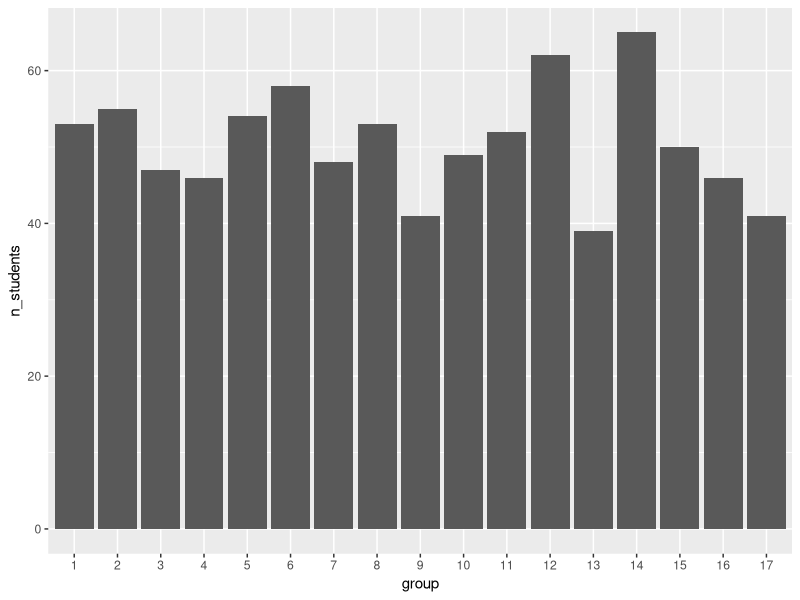
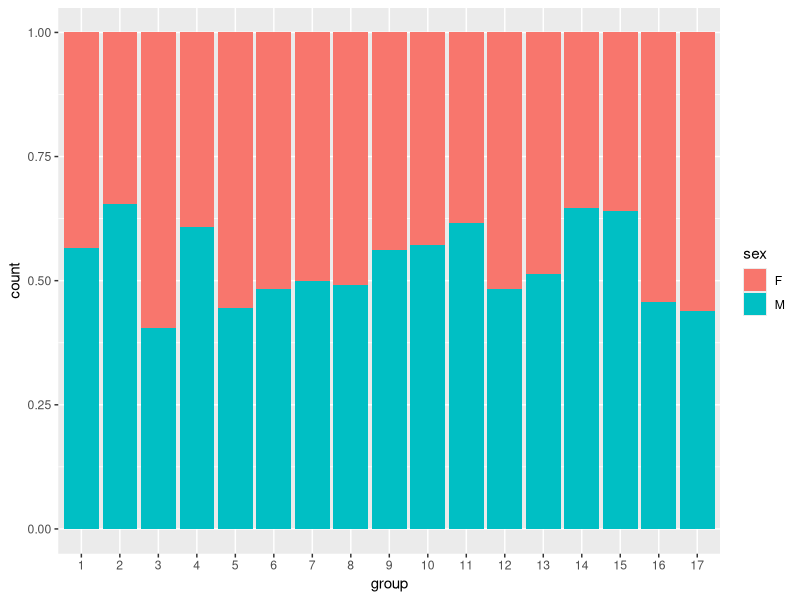
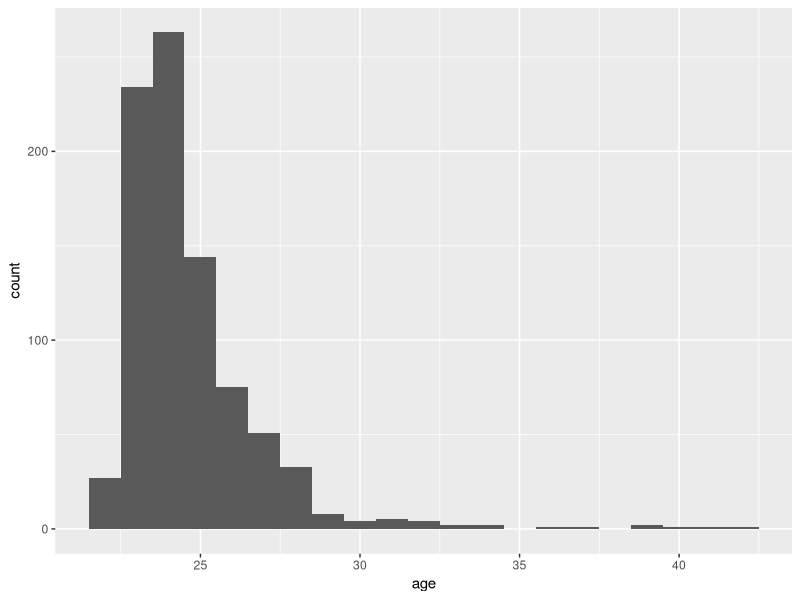

R code for these plots, in order: (Note: this script raises an error after producing the figures.)
## ---- chunk 1
library(readr)
library(dplyr)
library(knitr)
library(ggplot2)
library(lubridate)
## ---- chunk 2
courses <- read_csv("courses.csv")
## ---- chunk 3
courses %>%
  rename(
    "identifiant" = course_id,
    "semester" = semester,
    "number of exams" = nb_grades
  ) %>%
  arrange(`course`) %>%
  kable()
## ---- chunk 4
students <- read_csv("students.csv") %>%
  mutate(
    id = as.integer(id),
    group = factor(group),
    birth_date = as.Date(birth_date),
    sex = factor(sex)
  )

class(students$birth_date)
class(students$sex)

## ---- chunk 5
grades <- read_csv("grades.csv")
grades <- read_delim("grades.csv",
  delim = "|",
na = "_",
)

## ---- chunk 6
students %>%
  group_by(group) %>%
  summarise(n_students = n()) %>%
  ggplot(aes(x = group, y = n_students)) +
  geom_col()
## ---- chunk 7
students %>%
  ggplot(aes(x = group, fill = sex)) +
  geom_bar(position = "fill")
## ---- chunk 8
students <- students %>% 
  mutate(
    age = round(time_length(today() - birth_date, unit = "year"))
  )
## ---- chunk 9
students %>%
  ggplot(aes(x = age)) +
  geom_histogram(binwidth = 1)
## ---- chunk 10
age_group <- students %>%
  group_by(group) %>%
  summarise(median_age = median(age))

kable(age_group)
## ---- chunk 11
#? 
## ---- chunk 12
average <- grades %>%
  filter(course_id == 9) %>%
  #? 
## ---- chunk 13

## ---- chunk 14
nb_grades_student <- grades %>%
  group_by(id) %>%                     
  summarise(nb_grades = n()) %>%
  left_join(students %>% select(id, sex), 
            by = "id") 

nb_grades_student %>%
  slice_head(n = 5) %>%
  knitr::kable()
## ---- chunk 15
nb_grades_student %>%
  ggplot(aes(x = sex, y = nb_grades)) +
  geom_boxplot()
